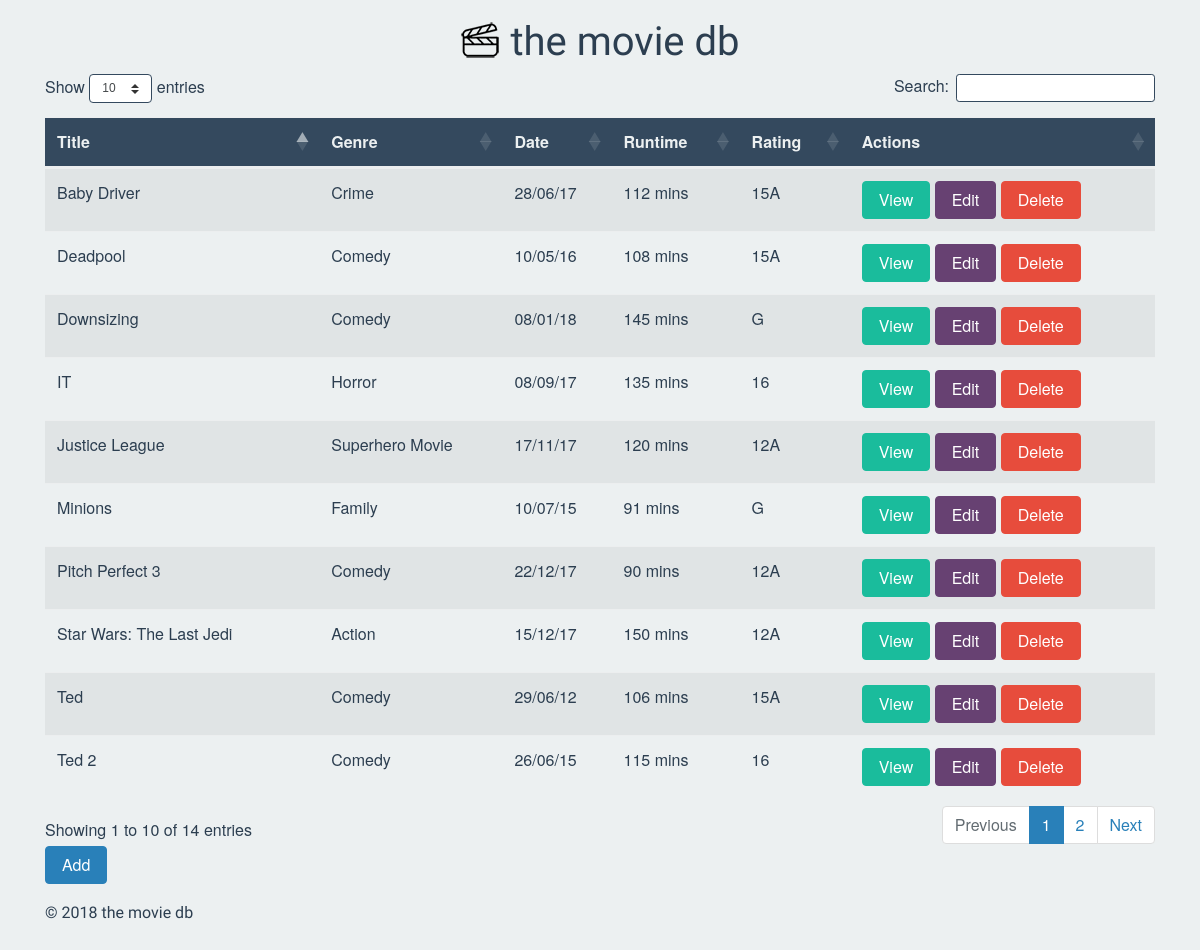
The page / on the database its author committed.
### tables this page shows
CREATE TABLE `movies` (
  `id` int(4) NOT NULL,
  `poster` varchar(100) NOT NULL,
  `title` varchar(50) NOT NULL,
  `genre` varchar(50) NOT NULL,
  `releaseDate` date NOT NULL,
  `ageRating` varchar(5) NOT NULL,
  `starRating` int(1) NOT NULL,
  `runtime` int(4) NOT NULL,
  `storyline` varchar(60000) NOT NULL,
  `trailer` varchar(100) NOT NULL
);

### Movie.php (called while the page is built, shortened)
<?php
class Movie {
    public static function all() {
        $sql = 'SELECT * FROM movies';
        $connection = Connection::getInstance();
        $stmt = $connection->prepare($sql);
        $success = $stmt->execute();
        if (!$success) {
            throw new Exception("Failed to retrieve movies");
        }
        else {
            $movies = $stmt->fetchAll(PDO::FETCH_CLASS, 'Movie');
            return $movies;
        }
    }
}
?>

### index.php (the view, shortened to what this page needs)
<?php
require_once 'Movie.php';
try {
    $movie = Movie::all();
}
catch (Exception $e) {
    die("Exception: " . $e->getMessage());
}
?>
<!doctype html>
<html lang="en">
<head>
    <link rel="stylesheet" href="css/bootstrap.css">
     <link rel="stylesheet" href="css/mystyle.css">
      <link href="https://cdn.datatables.net/1.10.16/css/dataTables.bootstrap4.min.css" rel="stylesheet">
</head>
    <body>
        <div id="app">
            <div class="container">
                <div class="row">
                    <div class="col-md-12">
                        <h1 class="mdb"> <img src="images/movie.png"> the movie db</h1>
                        <table  id="example" class="table table-striped">
                            <thead>
                                <tr class="table_top">
                                    <th>Title</th>
                                    <th>Genre</th>
                                    <th>Date</th>
                                    <th>Runtime</th>
                                    <th>Rating</th>
                                    <th>Actions</th>
                                </tr>
                            </thead>
                            <tbody>
                                <?php foreach ($movie as $m) { ?>
                                    <tr>
                                        <td><?= $m->title; ?></td>
                                        <td><?= $m->genre; ?></td>
                                        <td>
                                          <?php echo substr("$m->releaseDate",8,10) .
                                          "/" . substr("$m->releaseDate",5,2) .
                                          "/" . substr("$m->releaseDate",2,2); ?>
                                        </td>
                                        <td><?= $m->runtime; ?> mins</td>
                                        <td><?= $m->ageRating; ?></td>
                                        <td>
                                            <a href="view.php?id=<?= $m->id; ?>" class="btn btn-info">View</a>
                                            <a href="edit.php?id=<?= $m->id; ?>" class="btn btn-warning">Edit</a>
                                            <a href="delete.php?id=<?= $m->id; ?>" onclick="deleteButton()" class="btn btn-danger">Delete</a>
                                        </td>
                                    </tr>
                                <?php } ?>
                            </tbody>
                        </table>
                        <a href="create.php" class="btn btn-primary">Add</a>
                        <h6 class="cr">&copy; 2018 the movie db</h6>
                    </div>
                </div>
            </div>
        </div>
    </body>
</html>

### css/mystyle.css (style rules this page uses)
.mdb { text-align: center; font-family: 'Special Elite', cursive; padding-top: 20px; }
.table_top { background-color: #34495e; color: #ecf0f1; border-radius: 25px; }
.cr { font-family: 'Special Elite', cursive; padding-top: 20px; padding-bottom: 20px; }

### rows shown on the page
movies: title "Justice League", genre "Superhero Movie", releaseDate "17", releaseDate "11", runtime "120", ageRating "12A"
movies: title "Star Wars: The Last Jedi", genre "Action", releaseDate "15", releaseDate "12", releaseDate "17", runtime "150", ageRating "12A"
movies: title "Pitch Perfect 3", genre "Comedy", releaseDate "22", releaseDate "12", releaseDate "17", runtime "90", ageRating "12A"
movies: title "IT", genre "Horror", releaseDate "08", releaseDate "09", releaseDate "17", runtime "135", ageRating "16"
movies: title "Baby Driver", genre "Crime", releaseDate "28", releaseDate "06", releaseDate "17", runtime "112", ageRating "15A"
movies: title "Ted", genre "Comedy", releaseDate "29", releaseDate "06", releaseDate "12", runtime "106", ageRating "15A"
movies: title "Ted 2", genre "Comedy", releaseDate "26", releaseDate "06", releaseDate "15", runtime "115", ageRating "16"
movies: title "Deadpool", genre "Comedy", releaseDate "10", releaseDate "05", releaseDate "16", runtime "108", ageRating "15A"
movies: title "Minions", genre "Family", releaseDate "10", releaseDate "07", releaseDate "15", runtime "91", ageRating "G"
movies: title "Downsizing", genre "Comedy", releaseDate "08", releaseDate "01", releaseDate "18", runtime "145", ageRating "G"
